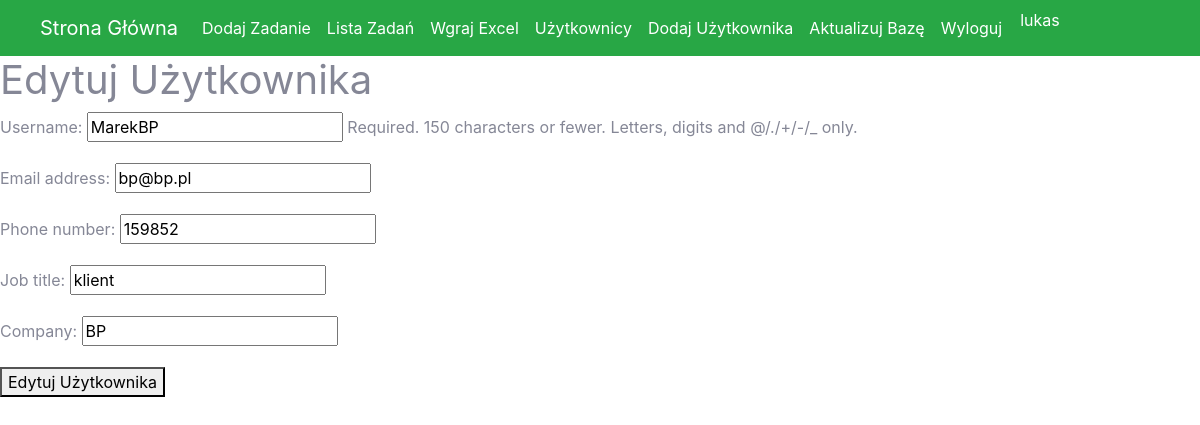
The page /users/edit/2/ (signed in) on the database its author committed.
### app/models.py (models this page shows, shortened)
class CustomUser(AbstractUser):
    phone_number = models.CharField(max_length=15, blank=True, null=True)
    job_title = models.CharField(max_length=100, blank=True, null=True)
    company = models.CharField(max_length=100, blank=True, null=True)
    def is_administrator(self):
        return self.job_title and self.job_title.lower() == 'administrator'

### app/views.py (the view)
# urls.py: path('users/edit/<int:user_id>/', views.edit_user, name='edit_user'),
@login_required
def edit_user(request, user_id):
    user = get_object_or_404(CustomUser, pk=user_id)
    if request.method == 'POST':
        form = CustomUserForm(request.POST, instance=user)
        if form.is_valid():
            form.save()
            return redirect('user_list')
    else:
        form = CustomUserForm(instance=user)
    return render(request, 'edit_user.html', {'form': form})

### app/forms.py
class CustomUserForm(forms.ModelForm):
    class Meta:
        model = CustomUser
        fields = ['username', 'email', 'phone_number', 'job_title', 'company']

### app/templates/edit_user.html (shortened to what this page needs)
{% include 'header.html' %}
<!DOCTYPE html>
<html lang="en">
<head>
</head>
<body>
    <h1>Edytuj Użytkownika</h1>
    <form method="post">
        {{ form.as_p }}
        <button type="submit">Edytuj Użytkownika</button>
    </form>
</body>
</html>

### app/templates/header.html (shortened to what this page needs)
{% load static %}
<!DOCTYPE html>
<html lang="en">
<head>
    <link rel="stylesheet" href="https://stackpath.bootstrapcdn.com/bootstrap/4.5.2/css/bootstrap.min.css">
    <link href="{% static 'css/sb-admin-2.min.css' %}" rel="stylesheet">
</head>
<body>
    <nav class="navbar navbar-expand-lg navbar-custom">
        <div class="container-fluid">
            <a class="navbar-brand" href="{% url 'home' %}">Strona Główna</a>
            <div class="collapse navbar-collapse" id="navbarNav">
                <ul class="navbar-nav">
                    {% if user.is_administrator %}
                        <li class="nav-item">
                            <a class="nav-link" href="{% url 'create_task' %}">Dodaj Zadanie</a>
                        </li>
                    {% endif %}
                    <li class="nav-item">
                        <a class="nav-link" href="{% url 'task_list' %}">Lista Zadań</a>
                    </li>
                    {% if user.is_administrator %}
                        <li class="nav-item">
                            <a class="nav-link" href="{% url 'upload_excel' %}">Wgraj Excel</a>
                        </li>
                        <li class="nav-item">
                            <a class="nav-link" href="{% url 'user_list' %}">Użytkownicy</a>
                        </li>
                        <li class="nav-item">
                            <a class="nav-link" href="{% url 'add_user' %}">Dodaj Użytkownika</a>
                        </li>
                    {% endif %}
                    <li class="nav-item">
                        <a class="nav-link" href="{% url 'update_database' %}">Aktualizuj Bazę</a>
                    </li>
                    <li class="nav-item">
                        <a class="nav-link" href="{% url 'logout' %}">Wyloguj</a>
                    </li>
                    <li class="nav-item user-name">
                        {{ request.user.username }}
                    </li>
                </ul>
            </div>
        </div>
    </nav>
</body>
</html>

### app/templates/header.html (style rules this page uses)
.navbar-custom { background-color: #28a745; }
.navbar-custom .navbar-brand, .navbar-custom .nav-link { color: white; }
.navbar-custom .user-name { color: white; margin-left: 10px; }

### rows shown on the page
CustomUser: user.username "lukas"
CustomUser: username "MarekBP", email "bp@bp.pl", phone_number "159852", job_title "klient", company "BP"
